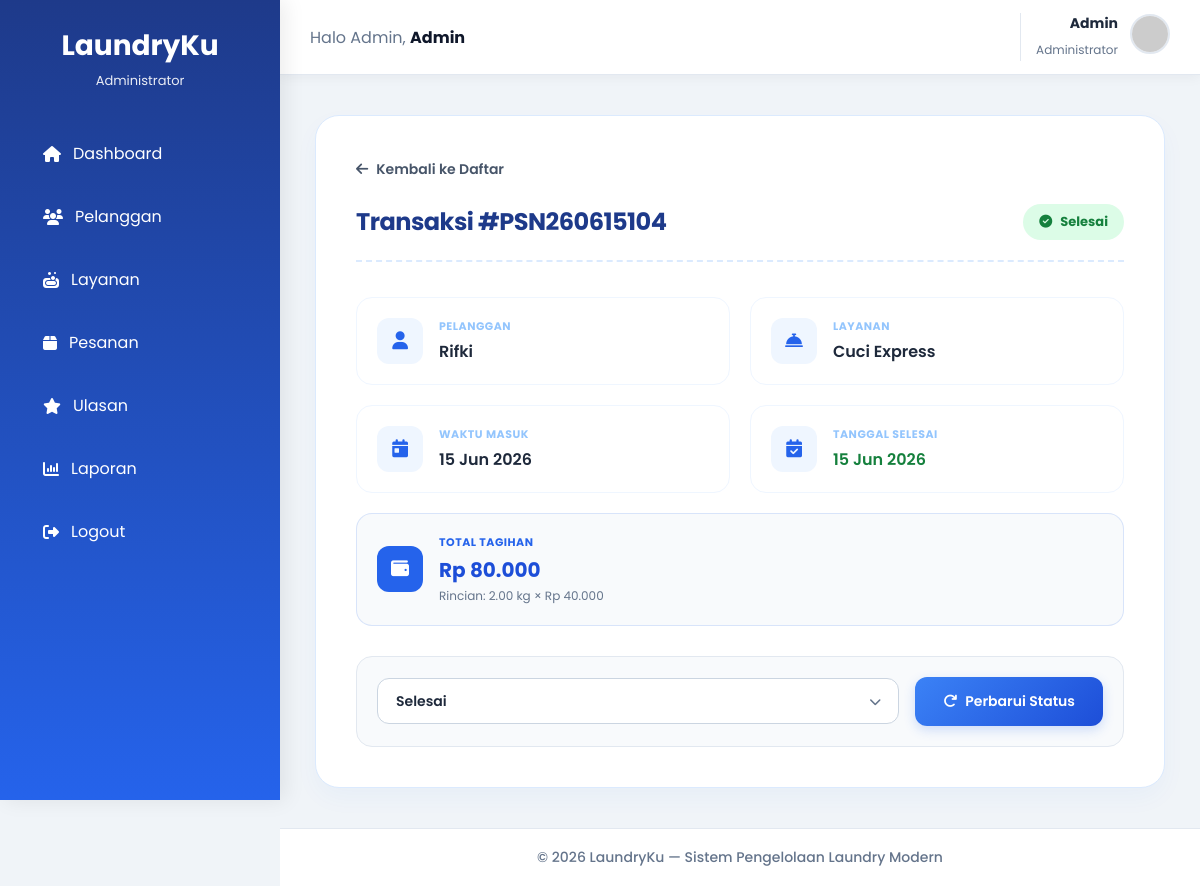
Page /admin/detail_pesanan.php?id=11 on the committed database.
### tables this page shows
CREATE TABLE `pesanan` (
  `id_pesanan` int(11) NOT NULL,
  `kode_pesanan` varchar(20) DEFAULT NULL,
  `id_user` int(11) DEFAULT NULL,
  `tanggal_masuk` date DEFAULT NULL,
  `tanggal_selesai` date DEFAULT NULL,
  `status` enum('Diterima','Diproses','Selesai') DEFAULT 'Diterima'
);

CREATE TABLE `users` (
  `id` int(11) NOT NULL,
  `nama` varchar(100) DEFAULT NULL,
  `email` varchar(100) DEFAULT NULL,
  `password` varchar(255) DEFAULT NULL,
  `role` enum('admin','user') DEFAULT 'user',
  `created_at` timestamp NOT NULL DEFAULT current_timestamp(),
  `foto` varchar(255) DEFAULT NULL
);

CREATE TABLE `layanan` (
  `id_layanan` int(11) NOT NULL,
  `nama_layanan` varchar(100) NOT NULL,
  `harga_perkg` decimal(10,2) NOT NULL
);

CREATE TABLE `detail_pesanan` (
  `id_detail` int(11) NOT NULL,
  `id_pesanan` int(11) NOT NULL,
  `id_layanan` int(11) NOT NULL,
  `berat` decimal(5,2) NOT NULL,
  `total_harga` decimal(12,2) NOT NULL
);

### admin/detail_pesanan.php (the view, shortened to what this page needs)
<?php
require '../config/koneksi.php';
$id = isset($_GET['id']) ? (int)$_GET['id'] : 0;
$data = mysqli_query($koneksi,"SELECT p.*, u.nama AS nama_pelanggan, d.berat, l.nama_layanan, l.harga_perkg FROM pesanan p LEFT JOIN users u ON p.id_user = u.id LEFT JOIN detail_pesanan d ON p.id_pesanan = d.id_pesanan LEFT JOIN layanan l ON d.id_layanan = l.id_layanan WHERE p.id_pesanan='$id'");
$row = mysqli_fetch_assoc($data);
$total = ($row['berat'] ?? 0) * ($row['harga_perkg'] ?? 0);
$status_colors = [
    'Diterima' => ['bg' => '#f1f5f9', 'text' => '#475569', 'icon' => 'fa-clipboard-list'],
    'Diproses' => ['bg' => '#e0f2fe', 'text' => '#0369a1', 'icon' => 'fa-spinner'],
    'Dicuci' => ['bg' => '#e0f2fe', 'text' => '#2563eb', 'icon' => 'fa-soap'],
    'Disetrika' => ['bg' => '#dbeafe', 'text' => '#1d4ed8', 'icon' => 'fa-shirt'],
    'Siap Diambil' => ['bg' => '#ffedd5', 'text' => '#c2410c', 'icon' => 'fa-box-tissue'],
    'Selesai' => ['bg' => '#dcfce7', 'text' => '#15803d', 'icon' => 'fa-circle-check']
];
$current_status = $row['status'] ?? 'Diterima';
$badge_bg = $status_colors[$current_status]['bg'] ?? '#f1f5f9';
$badge_text = $status_colors[$current_status]['text'] ?? '#475569';
?>
<!DOCTYPE html>
<html lang="id">
<head>
    <link rel="stylesheet" href="../assets/css/stylee.css">
    <link rel="stylesheet" href="https://cdnjs.cloudflare.com/ajax/libs/font-awesome/6.5.1/css/all.min.css">
</head>
<body>
<div class="container">
    <?php include '../includes/admin/sidebar.php'; ?>
    <div class="main-content">
        <?php include '../includes/admin/navbar.php'; ?>
        <br>
        <br>
        <br>
        <div class="content-wrapper">
            <div class="card-container">
                <a href="pesanan.php" class="btn-back">
                    <i class="fa-solid fa-arrow-left"></i> Kembali ke Daftar
                </a>
                <div class="card-header">
                    <h1 class="card-title">
                        Transaksi #<?= $row['kode_pesanan'] ?? '-'; ?>
                    </h1>
                    <span class="status-badge" style="background: <?= $badge_bg ?>; color: <?= $badge_text ?>;">
                        <i class="fa-solid <?= $status_colors[$current_status]['icon'] ?? 'fa-circle' ?>"></i>
                        <?= $current_status ?>
                    </span>
                </div>
                <div class="grid-stats">
                    <div class="stat-item">
                        <div class="stat-icon"><i class="fa-solid fa-user"></i></div>
                        <div class="stat-content">
                            <label>Pelanggan</label>
                            <h3><?= $row['nama_pelanggan'] ?? '-'; ?></h3>
                        </div>
                    </div>
                    <div class="stat-item">
                        <div class="stat-icon"><i class="fa-solid fa-bell-concierge"></i></div>
                        <div class="stat-content">
                            <label>Layanan</label>
                            <h3><?= $row['nama_layanan'] ?? '-'; ?></h3>
                        </div>
                    </div>
                    <div class="stat-item">
                        <div class="stat-icon"><i class="fa-solid fa-calendar-day"></i></div>
                        <div class="stat-content">
                            <label>Waktu Masuk</label>
                            <h3><?= isset($row['tanggal_masuk']) ? date('d M Y', strtotime($row['tanggal_masuk'])) : '-'; ?></h3>
                        </div>
                    </div>
                    <div class="stat-item">
                        <div class="stat-icon"><i class="fa-solid fa-calendar-check"></i></div>
                        <div class="stat-content">
                            <label>Tanggal Selesai</label>
                            <h3>
                                <?php if(!empty($row['tanggal_selesai']) && $row['tanggal_selesai'] != '0000-00-00'): ?>
                                    <span style="color: #15803d; font-weight: 600;">
                                        <?= date('d M Y', strtotime($row['tanggal_selesai'])); ?>
                                    </span>
                                <?php else: ?>
                                    <span style="color: #94a3b8; font-weight: 400; font-style: italic;">Belum Selesai</span>
                                <?php endif; ?>
                            </h3>
                        </div>
                    </div>
                    <div class="stat-item" style="grid-column: span 2; border-color: rgba(37, 99, 235, 0.15); background: #f8fafc;">
                        <div class="stat-icon" style="background: var(--primary); color: #ffffff;"><i class="fa-solid fa-wallet"></i></div>
                        <div class="stat-content">
                            <label style="color: #2563eb;">Total Tagihan</label>
                            <h3 style="color: #1d4ed8; font-size: 20px; font-weight: 700;">Rp <?= number_format($total, 0, ',', '.'); ?></h3>
                            <span class="price-detail">
                                Rincian: <?= $row['berat'] ?? 0; ?> kg × Rp <?= number_format($row['harga_perkg'] ?? 0, 0, ',', '.'); ?>
                            </span>
                        </div>
                    </div>
                </div>
                <form method="POST" class="control-panel">
                    <div class="select-wrapper">
                        <select name="status">
                            <?php foreach(['Diterima', 'Diproses', 'Selesai'] as $s): ?>
                                <option value="<?= $s ?>" <?= $current_status == $s ? 'selected' : '' ?>><?= $s ?></option>
                            <?php endforeach; ?>
                        </select>
                    </div>
                    <button type="submit" name="update_status" class="btn-save">
                        <i class="fa-solid fa-arrow-rotate-right"></i> Perbarui Status
                    </button>
                </form>
            </div>
        </div>
        <?php include '../includes/admin/footer.php'; ?>
    </div>
</div>
</body>
</html>

### assets/css/stylee.css (style rules this page uses)
:root { --primary:#2563eb; --primary-light:#60a5fa; --success:#22c55e; --warning:#f59e0b; --danger:#ef4444; --dark:#0f172a; --gray:#64748b; --light:#f8fafc; --radius:18px; --shadow:0 10px 25px rgba(15,23,42,.08); }
* { margin:0; padding:0; box-sizing:border-box; font-family:'Poppins',sans-serif; }
body { background:#f1f5f9; color:var(--dark); }
.container { display:flex; min-height:100vh; }
.main-content { margin-left:280px; min-height:100vh; display:flex; flex-direction:column; }

### admin/detail_pesanan.php (style rules this page uses)
:root { --primary: #2563eb; --primary-hover: #1d4ed8; --primary-light: #eff6ff; --bg-main: #f0f4f8; --card-bg: #ffffff; --dark: #1e3a8a; --border: #dbeafe; --text-muted: #60a5fa; }
body { font-family: 'Plus Jakarta Sans', sans-serif; background-color: var(--bg-main); margin: 0; color: #1e293b; -webkit-font-smoothing: antialiased; }
.container { display: flex; min-height: 100vh; }
.main-content { flex: 1; display: flex; flex-direction: column; background-color: var(--bg-main); }
.content-wrapper { flex: 1; display: flex; justify-content: center; align-items: center; padding: 40px 24px; box-sizing: border-box; }
.card-container { width: 100%; max-width: 850px; background: var(--card-bg); border-radius: 24px; padding: 40px; box-shadow: 0 10px 25px rgba(37, 99, 235, 0.04); border: 1px solid var(--border); }
.btn-back { color: #475569; text-decoration: none; font-weight: 600; font-size: 14px; transition: all 0.3s ease; display: inline-flex; align-items: center; gap: 8px; margin-bottom: 24px; }
.card-header { display: flex; justify-content: space-between; align-items: center; margin-bottom: 35px; padding-bottom: 20px; border-bottom: 2px dashed var(--border); flex-wrap: wrap; gap: 16px; }
.card-title { margin: 0; font-size: 24px; font-weight: 700; letter-spacing: -0.5px; color: var(--dark); }
.status-badge { padding: 8px 16px; border-radius: 30px; font-size: 13px; font-weight: 700; display: inline-flex; align-items: center; gap: 8px; }
.grid-stats { display: grid; grid-template-columns: repeat(2, 1fr); gap: 20px; margin-bottom: 30px; }
.stat-item { padding: 20px; border-radius: 16px; background: #ffffff; border: 1px solid #eff6ff; display: flex; align-items: center; gap: 16px; transition: all 0.2s ease; }
.stat-icon { width: 46px; height: 46px; border-radius: 12px; background: var(--primary-light); color: var(--primary); display: flex; align-items: center; justify-content: center; font-size: 18px; flex-shrink: 0; }
.stat-content { flex: 1; }
.stat-item label { font-size: 11px; color: #93c5fd; text-transform: uppercase; font-weight: 700; letter-spacing: 0.5px; display: block; margin-bottom: 4px; }
.stat-item h3 { font-size: 16px; margin: 0; color: #1e293b; font-weight: 600; }
.price-detail { font-size: 12px; color: #64748b; margin-top: 2px; display: block; }
.control-panel { background: #f8fafc; padding: 20px; border-radius: 16px; display: flex; align-items: center; gap: 16px; border: 1px solid #e2e8f0; flex-wrap: wrap; margin-top: 10px; }
.select-wrapper { flex: 1; min-width: 200px; position: relative; }
select { width: 100%; padding: 14px 18px; border-radius: 12px; border: 1px solid #cbd5e1; font-family: inherit; font-weight: 600; color: #1e293b; background-color: white; cursor: pointer; appearance: none; -webkit-appearance: none; transition: all 0.2s ease; font-size: 14px; }
.select-wrapper::after { content: '\f078'; font-family: 'Font Awesome 6 Free'; font-weight: 900; position: absolute; right: 18px; top: 50%; transform: translateY(-50%); color: #64748b; pointer-events: none; font-size: 12px; }
.btn-save { background: linear-gradient(135deg, #3b82f6, #1d4ed8); color: white; padding: 14px 28px; border-radius: 12px; border: none; font-family: inherit; font-weight: 600; font-size: 14px; cursor: pointer; transition: all 0.2s ease; white-space: nowrap; box-shadow: 0 4px 12px rgba(37, 99, 235, 0.2); display: inline-flex; align-items: center; gap: 8px; }

### rows in the picture
pesanan: kode_pesanan "PSN260615104", status "Selesai", id_user.nama "Rifki", layanan.nama_layanan "Cuci Express", tanggal_masuk "15 Jun 2026", tanggal_selesai "15 Jun 2026", detail_pesanan.berat "80.000", detail_pesanan.berat "2.00", layanan.harga_perkg "40.000"

### other values in the picture
$nama_admin "Admin"
